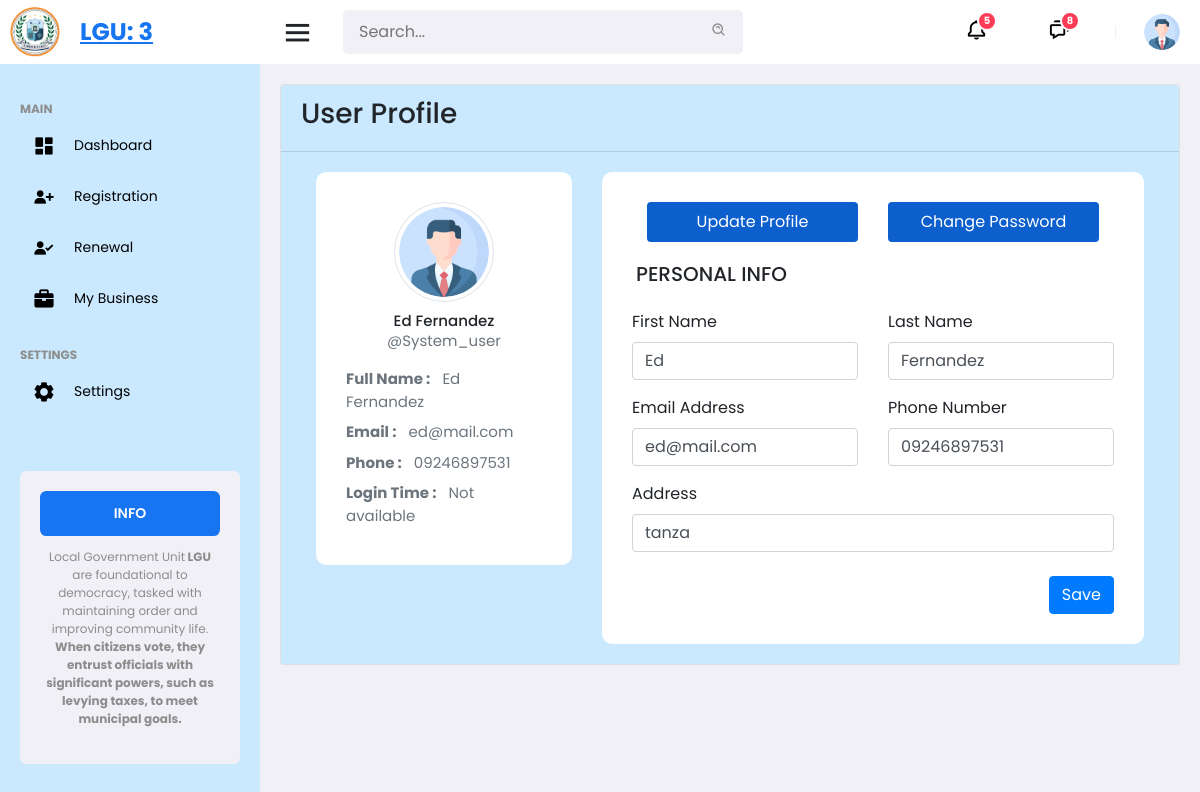
The page /user/user_profile.php (signed in) on the database its author committed.
### tables this page shows
CREATE TABLE `users` (
  `id` int(10) NOT NULL,
  `fname` varchar(255) NOT NULL,
  `lname` varchar(255) NOT NULL,
  `email` varchar(255) NOT NULL,
  `phone` varchar(255) NOT NULL,
  `address` varchar(255) NOT NULL,
  `password` varchar(255) NOT NULL,
  `role_as` tinyint(4) NOT NULL DEFAULT 0,
  `status` tinyint(4) DEFAULT 0,
  `created_at` timestamp NOT NULL DEFAULT current_timestamp()
);

### user/user_profile.php (the view, shortened to what this page needs)
<?php
include('../user/assets/inc/header.php');
include('../user/assets/inc/sidebar.php');
include('../user/assets/inc/navbar.php');
$user_id = $_SESSION['auth_user']['user_id'] ?? 0;
$full_name = $email = $phone = $address = "N/A";
$query = "SELECT fname, lname, email, phone, address FROM users WHERE id = ?";
$stmt = $conn->prepare($query);
$stmt->bind_param("i", $user_id);
$stmt->execute();
$result = $stmt->get_result();
if ($user = $result->fetch_assoc()) {
    $full_name = htmlspecialchars($user['fname'] . ' ' . $user['lname']);
    $email = htmlspecialchars($user['email']);
    $phone = htmlspecialchars($user['phone']);
    $address = htmlspecialchars($user['address']);
}
$login_time = $_SESSION['auth_user']['login_time'] ?? 'Not available';
?>
<div class="data-card">
    <div class="card">
        <div class="card-header">
            <h3>User Profile</h3>
        </div>
        <div class="card-body">
            <div class="row">
                <div class="col-md-12">
                    <div class="container-fluid">
                        <div class="row">
                            <div class="col-lg-4 col-xl-4">
                                <div class="card-box text-center">
                                    <img src="./assets/image/profile.png" class="rounded-circle avatar-lg img-thumbnail" alt="profile-image">
                                    <h4 class="mb-0"><?php echo $full_name; ?></h4>
                                    <p class="text-muted">@System_user</p>
                                    <div class="text-left mt-3">
                                        <p class="text-muted mb-2"><strong>Full Name :</strong> <span class="ml-2"><?php echo $full_name; ?></span></p>
                                        <p class="text-muted mb-2"><strong>Email :</strong> <span class="ml-2"><?php echo $email; ?></span></p>
                                        <p class="text-muted mb-2"><strong>Phone :</strong> <span class="ml-2"><?php echo $phone; ?></span></p>
                                        <p class="text-muted mb-2"><strong>Login Time :</strong> <span class="ml-2"><?php echo $login_time; ?></span></p>
                                    </div>
                                </div>
                            </div>
                            <div class="col-lg-8 col-xl-8">
                                <div class="card-box">
                                    <ul class="nav nav-pills navtab-bg nav-justified">
                                        <li class="nav-item">
                                            <a href="#aboutme" data-toggle="tab" aria-expanded="false" class="nav-link active">
                                                Update Profile
                                            </a>
                                        </li>
                                        <li class="nav-item">
                                            <a href="#settings" data-toggle="tab" aria-expanded="false" class="nav-link">
                                                Change Password
                                            </a>
                                        </li>
                                    </ul>
                                    <div class="tab-content">
                                        <div class="tab-pane show active" id="aboutme">
                                            <form method="post" enctype="multipart/form-data">
                                                <h5 class="mb-4 text-uppercase"><i class="mdi mdi-account-circle mr-1"></i> Personal Info</h5>
                                                <div class="row">
                                                    <div class="col-md-6">
                                                        <div class="form-group">
                                                            <label for="inputFirstname">First Name</label>
                                                            <input type="text" required="required" value="<?php echo htmlspecialchars($user['fname']); ?>" name="fname" class="form-control" id="inputFirstname">
                                                        </div>
                                                    </div>
                                                    <div class="col-md-6">
                                                        <div class="form-group">
                                                            <label for="inputLastname">Last Name</label>
                                                            <input required="required" type="text" value="<?php echo htmlspecialchars($user['lname']); ?>" name="lname" class="form-control" id="inputLastname">
                                                        </div>
                                                    </div>
                                                </div>
                                                <div class="row">
                                                    <div class="col-md-6">
                                                        <div class="form-group">
                                                            <label for="inputEmail">Email Address</label>
                                                            <input required="required" type="email" value="<?php echo htmlspecialchars($email); ?>" class="form-control" name="email" id="inputEmail">
                                                        </div>
                                                    </div>
                                                    <div class="col-md-6">
                                                        <div class="form-group">
                                                            <label for="inputPhone">Phone Number</label>
                                                            <input required="required" type="text" value="<?php echo htmlspecialchars($phone); ?>" class="form-control" name="phone" id="inputPhone">
                                                        </div>
                                                    </div>
                                                </div>
                                                <div class="row">
                                                    <div class="col-md-12">
                                                        <div class="form-group">
                                                            <label for="inputAddress">Address</label>
                                                            <input type="text" value="<?php echo htmlspecialchars($address); ?>" name="address" class="form-control" id="inputAddress">
                                                        </div>
                                                    </div>
                                                </div>
                                                <div class="text-right">
                                                    <button type="submit" name="update_profile" class="btn btn-primary mt-2"><i class="mdi mdi-content-save"></i> Save</button>
                                                </div>
                                            </form>
                                        </div>
                                    </div>
                                </div>
                            </div>
                        </div>
                    </div>
                </div>
            </div>
        </div>
    </div>
</div>

### user/assets/css/user-style.css (style rules this page uses)
* { font-family: 'poppins', sans-serif; margin: 0; padding: 0; box-sizing: border-box; }
:root { --gray: #f1f0f6; --dark-gray: #8d8d8d; --light: #fff; --dark: #000; --green: #81d43a; --light-green: #81d43a; --blue: #1775f1; --light-blue: #d0e4ff; --dark-blue: #0c5fcd; --red: #fc3b56; --color-1: #bee9e8; --color-2: #62b6cb; --color-3: #1b4965; --color-4: #cae9ff; --color-5: #5fa8d3; --color-primary: #7380ec; --color-danger: #ff7782; --color-success: #41f1b6; --color-warning: #ffbb55; --color-white: #fff; --color-info_dark: #7d8da1; --color-info_light: #dce1eb; --color-dark: #363949; --color-light: rgba(132, 139, 200, 0.18); --color-primary-variety: #111e88; --color-dark-variety: #677483; --color-background: #f6f6f9; --card_border_radius: 2rem; --border_radius-1: 0.4rem; --border_radius-2: 0.8.rem; --border_radius-3: 1.2rem; --card-padding: 1.8rem; --padding: 1.2rem; --box-shadow: 0 2rem 3rem var(--color-light); }
html { overflow-x: hidden; }
body { background: var(--gray); }
a { text-decoration: none; }
li { list-style: none; }
.data-card { padding: 20px 20px; }
.card-header { background: var(--color-4); }
.card-body { background: var(--color-4); }
.card-body .container-fluid .card-box { padding: 30px; border-radius: 10px; background: #fff; }
.card-body .container-fluid .card-box img { width: 100px; height: 100px; margin-bottom: 10px; border-radius: 50%; object-fit: cover; cursor: pointer; }
.card-body .container-fluid .card-box h4, .card-body .container-fluid .card-box p { font-size: 15px; }
.card-body .container-fluid .card-box .nav-item { padding: 0 15px; }
.card-body .container-fluid .card-box .nav-item .nav-link { background: var(--dark-blue); color: var(--light); }
.card-body .container-fluid .tab-content h5 { padding-top: 20px; }

### rows shown on the page
users: full_name "Ed Fernandez", email "ed@mail.com", phone "09246897531", fname "Ed", lname "Fernandez", address "tanza"

### other values the page prints
$login_time "Not available"
